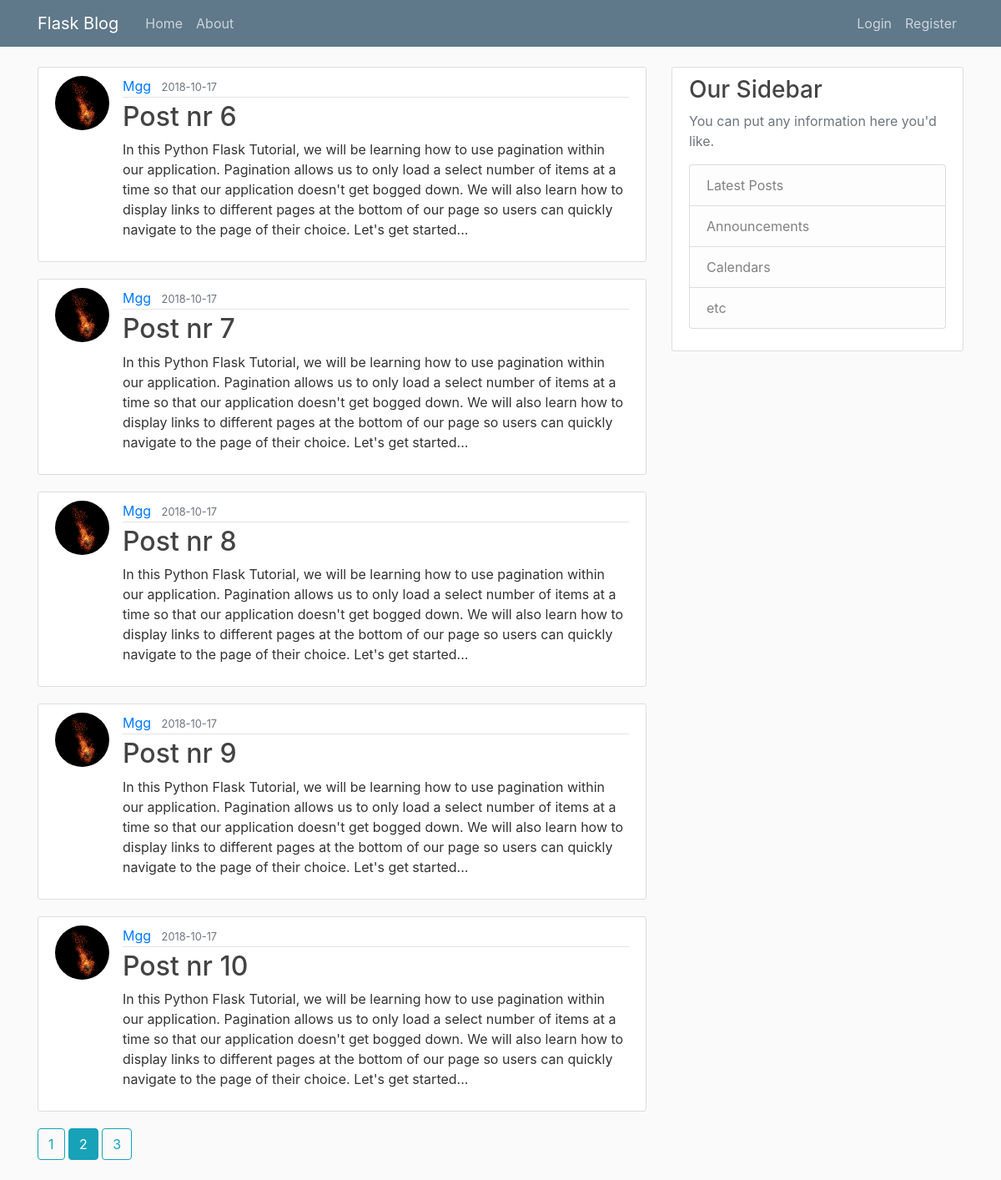
The page /home?page=2 on the database its author committed.
### app2/models.py (models this page shows, shortened)
class Post(db.Model):
    id = db.Column(db.Integer, primary_key=True)
    title = db.Column(db.String(100), nullable = False)
    date_posted = db.Column(db.DateTime, nullable = False, default=datetime.utcnow)
    content = db.Column(db.Text, nullable=False)
    user_id = db.Column(db.Integer, db.ForeignKey('user.id'), nullable=False)

class User(db.Model, UserMixin): # tworzenie klasy użytkowniak w oparciu o model bazy danych z SQLAlchemy
    id = db.Column(db.Integer, primary_key=True)
    username = db.Column(db.String(20),unique=True, nullable = False)
    email = db.Column(db.String(120), unique=True, nullable=False)
    image_file = db.Column(db.String(20), nullable=False, default='default.jpg')
    password = db.Column(db.String(60), nullable=False)
    posts = db.relationship('Post', backref='author', lazy = True) #powiązanie z klasą Post, backref - dodanie kolumny do klasy Post, atrybut lazy pozwala pobrać dane z klasy Post do danego użytkownika

### app2/main/routes.py (the view)
@main.route("/")#nazwa dekoratora jest taka sama jak nazwa Blueprint
@main.route("/home")
def home():
    page = request.args.get('page', 1, type=int) #Pobieranie numeru strony
    posts = Post.query.order_by(Post.date_posted.desc()).paginate(page=page, per_page=5) #wszystkie posty
    return render_template("home.html", posts=posts)

### app2/templates/home.html
{% extends "layout.html" %}
{% block content %}
    {% for post in posts.items %}
        <article class="media content-section">
          <img class="rounded-circle article-img" src="{{ url_for('static', filename='profile_pics/' + post.author.image_file)}}">
            <div class="media-body">
            <div class="article-metadata">
              <a class="mr-2" href="{{url_for('users.user_posts', username=post.author.username)}}">{{ post.author.username }}</a>
              <small class="text-muted">{{ post.date_posted.strftime('%Y-%m-%d') }}</small>
            </div>
            <h2><a class="article-title" href="{{url_for('posts.post', post_id = post.id)}}">{{ post.title }}</a></h2>
            <p class="article-content">{{ post.content }}</p>
          </div>
        </article>
    {% endfor %}
    {% for page_num in posts.iter_pages(left_edge=1, right_edge=1, left_current=1, right_current=2) %}
        {% if page_num %}
            {% if posts.page == page_num %}
                <a class="btn btn-info mb-4" href="{{ url_for('main.home', page=page_num )}}">{{ page_num }}</a>
            {% else %}
                <a class="btn btn-outline-info mb-4" href="{{ url_for('main.home', page=page_num )}}">{{ page_num }}</a>
            {% endif %}
        {% else %}
            ...
        {% endif %}
    {% endfor %}
{% endblock content %}

### app2/static/main.css (style rules this page uses)
body { background: #fafafa; color: #333333; margin-top: 5rem; }
h1, h2, h3, h4, h5, h6 { color: #444444; }
.content-section { background: #ffffff; padding: 10px 20px; border: 1px solid #dddddd; border-radius: 3px; margin-bottom: 20px; }
.article-title { color: #444444; }
.article-content { white-space: pre-line; }
.article-img { height: 65px; width: 65px; margin-right: 16px; }
.article-metadata { padding-bottom: 1px; margin-bottom: 4px; border-bottom: 1px solid #e3e3e3 }

### rows shown on the page
Post: image_file (picture), author.username "Mgg", date_posted "2018-10-17", title "Post nr 6", content "In this Python Flask Tutorial, we will be learning how to use pagination within our application. Pagination allows us to only load a select number of items at a time so that our application doesn't get bogged down. We will also learn how to display links to different pages at the bottom of our page so users can quickly navigate to the page of their choice. Let's get started..."
Post: image_file (picture), author.username "Mgg", date_posted "2018-10-17", title "Post nr 7", content "In this Python Flask Tutorial, we will be learning how to use pagination within our application. Pagination allows us to only load a select number of items at a time so that our application doesn't get bogged down. We will also learn how to display links to different pages at the bottom of our page so users can quickly navigate to the page of their choice. Let's get started..."
Post: image_file (picture), author.username "Mgg", date_posted "2018-10-17", title "Post nr 8", content "In this Python Flask Tutorial, we will be learning how to use pagination within our application. Pagination allows us to only load a select number of items at a time so that our application doesn't get bogged down. We will also learn how to display links to different pages at the bottom of our page so users can quickly navigate to the page of their choice. Let's get started..."
Post: image_file (picture), author.username "Mgg", date_posted "2018-10-17", title "Post nr 9", content "In this Python Flask Tutorial, we will be learning how to use pagination within our application. Pagination allows us to only load a select number of items at a time so that our application doesn't get bogged down. We will also learn how to display links to different pages at the bottom of our page so users can quickly navigate to the page of their choice. Let's get started..."
Post: image_file (picture), author.username "Mgg", date_posted "2018-10-17", title "Post nr 10", content "In this Python Flask Tutorial, we will be learning how to use pagination within our application. Pagination allows us to only load a select number of items at a time so that our application doesn't get bogged down. We will also learn how to display links to different pages at the bottom of our page so users can quickly navigate to the page of their choice. Let's get started..."

### other values the page prints
{{ page_num }} "1" "3"
{{ page_num }} "2"
